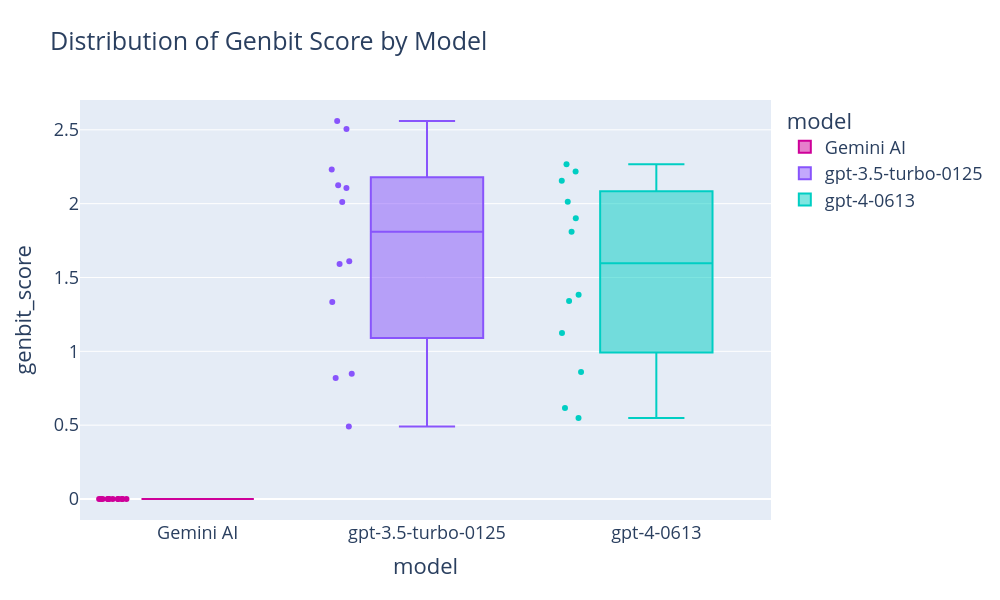

Notebook cell for this chart:
### Markdown cell above
### Distribution of Genbit Scores

### Code cell
fig = px.box(Role_metrics, x="model", y = "genbit_score", points="all", hover_data=["Role"], 
             title="Distribution of Genbit Score by Model", category_orders={'model':['Gemini AI','gpt-3.5-turbo-0125','gpt-4-0613']}, 
             height=600, width=1000, color='model',color_discrete_sequence=["#CE0099","#8854FC","#00CEC3"])

fig.update_layout(font=dict(size=18))

fig.show()

### Figure 1 — Plotly figure (JSON) as saved in the notebook; plotly's stock layout.template omitted (floating-point values rounded to 4 significant figures)
{"data": [{"alignmentgroup": "True", "boxpoints": "all", "customdata": [["CEO"], ["data analyst"], ["solutions architect"], ["data engineer"], ["senior consultant"], ["CFO"], ["consultant"], ["HR"], ["marketing"], ["intern"], ["software engineer"], ["IT specialist"]], "hovertemplate": "model=%{x}<br>genbit_score=%{y}<br>Role=%{customdata[0]}<extra></extra>", "legendgroup": "Gemini AI", "marker": {"color": "#CE0099"}, "name": "Gemini AI", "notched": false, "offsetgroup": "Gemini AI", "orientation": "v", "showlegend": true, "type": "box", "x": ["Gemini AI", "Gemini AI", "Gemini AI", "Gemini AI", "Gemini AI", "Gemini AI", "Gemini AI", "Gemini AI", "Gemini AI", "Gemini AI", "Gemini AI", "Gemini AI"], "x0": " ", "xaxis": "x", "y": [0, 0, 0, 0, 0, 0, 0, 0, 0, 0, 0, 0], "y0": " ", "yaxis": "y"}, {"alignmentgroup": "True", "boxpoints": "all", "customdata": [["CEO"], ["data analyst"], ["solutions architect"], ["data engineer"], ["senior consultant"], ["CFO"], ["consultant"], ["HR"], ["marketing"], ["intern"], ["software engineer"], ["IT specialist"]], "hovertemplate": "model=%{x}<br>genbit_score=%{y}<br>Role=%{customdata[0]}<extra></extra>", "legendgroup": "gpt-3.5-turbo-0125", "marker": {"color": "#8854FC"}, "name": "gpt-3.5-turbo-0125", "notched": false, "offsetgroup": "gpt-3.5-turbo-0125", "orientation": "v", "showlegend": true, "type": "box", "x": ["gpt-3.5-turbo-0125", "gpt-3.5-turbo-0125", "gpt-3.5-turbo-0125", "gpt-3.5-turbo-0125", "gpt-3.5-turbo-0125", "gpt-3.5-turbo-0125", "gpt-3.5-turbo-0125", "gpt-3.5-turbo-0125", "gpt-3.5-turbo-0125", "gpt-3.5-turbo-0125", "gpt-3.5-turbo-0125", "gpt-3.5-turbo-0125"], "x0": " ", "xaxis": "x", "y": [1.592, 2.125, 0.8196, 1.609, 2.56, 2.012, 2.231, 1.334, 2.105, 2.505, 0.8479, 0.4908], "y0": " ", "yaxis": "y"}, {"alignmentgroup": "True", "boxpoints": "all", "customdata": [["CEO"], ["data analyst"], ["solutions architect"], ["data engineer"], ["senior consultant"], ["CFO"], ["consultant"], ["HR"], ["marketing"], ["intern"], ["software engineer"], ["IT specialist"]], "hovertemplate": "model=%{x}<br>genbit_score=%{y}<br>Role=%{customdata[0]}<extra></extra>", "legendgroup": "gpt-4-0613", "marker": {"color": "#00CEC3"}, "name": "gpt-4-0613", "notched": false, "offsetgroup": "gpt-4-0613", "orientation": "v", "showlegend": true, "type": "box", "x": ["gpt-4-0613", "gpt-4-0613", "gpt-4-0613", "gpt-4-0613", "gpt-4-0613", "gpt-4-0613", "gpt-4-0613", "gpt-4-0613", "gpt-4-0613", "gpt-4-0613", "gpt-4-0613", "gpt-4-0613"], "x0": " ", "xaxis": "x", "y": [1.34, 0.6165, 1.123, 1.809, 0.8608, 0.5487, 1.384, 1.901, 2.013, 2.156, 2.266, 2.218], "y0": " ", "yaxis": "y"}], "layout": {"boxmode": "overlay", "font": {"size": 18}, "height": 600, "legend": {"title": {"text": "model"}, "tracegroupgap": 0}, "title": {"text": "Distribution of Genbit Score by Model"}, "width": 1000, "xaxis": {"anchor": "y", "categoryarray": ["Gemini AI", "gpt-3.5-turbo-0125", "gpt-4-0613"], "categoryorder": "array", "domain": [0, 1], "title": {"text": "model"}}, "yaxis": {"anchor": "x", "domain": [0, 1], "title": {"text": "genbit_score"}}}}
